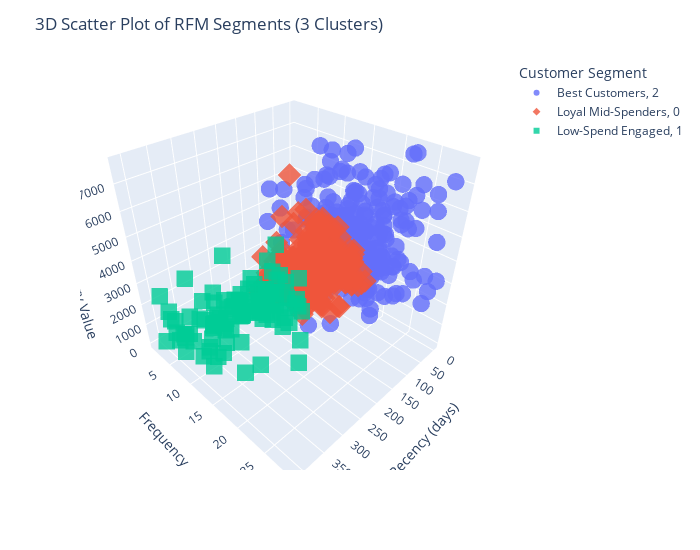

Here is the notebook cell this chart was saved with:
### Code cell
import plotly.express as px

# Make sure Segment column is mapped to your 3 clusters:
cluster_map = {
    2: 'Best Customers',
    0: 'Loyal Mid-Spenders',
    1: 'Low-Spend Engaged'
}
rfm_no_outliers['Segment'] = rfm_no_outliers['Cluster_Id'].map(cluster_map)

# 3D scatter plot with updated clusters and segment names
fig_3d = px.scatter_3d(
    rfm_no_outliers,
    x="recency",
    y="frequency",
    z="monetary",
    color="Segment",           # Use the updated segment names for colors
    symbol="Cluster_Id",       # Use cluster IDs for different marker shapes
    hover_data=["CustomerID", "recency", "frequency", "monetary"],
    width=700,
    height=550,
    opacity=0.8
)

fig_3d.update_traces(marker=dict(size=6))

fig_3d.update_layout(
    title="3D Scatter Plot of RFM Segments (3 Clusters)",
    legend_title="Customer Segment",
    scene=dict(
        xaxis_title="Recency (days)",
        yaxis_title="Frequency",
        zaxis_title="Monetary Value"
    )
)

fig_3d.show()

### Figure 1 — Plotly figure (JSON) as saved in the notebook; plotly's stock layout.template omitted (floating-point values rounded to 4 significant figures; data arrays with more than 128 entries replaced by an {"elided": "..."} marker saying what was removed)
{"data": [{"customdata": {"elided": "245x1 str values"}, "hovertemplate": "Segment=Best Customers<br>Cluster_Id=2<br>recency=%{x}<br>frequency=%{y}<br>monetary=%{z}<br>CustomerID=%{customdata[0]}<extra></extra>", "legendgroup": "Best Customers, 2", "marker": {"color": "#636efa", "opacity": 0.8, "size": 6, "symbol": "circle"}, "mode": "markers", "name": "Best Customers, 2", "scene": "scene", "showlegend": true, "type": "scatter3d", "x": {"elided": "245 int values"}, "y": {"elided": "245 int values"}, "z": {"elided": "245 float values"}}, {"customdata": {"elided": "319x1 str values"}, "hovertemplate": "Segment=Loyal Mid-Spenders<br>Cluster_Id=0<br>recency=%{x}<br>frequency=%{y}<br>monetary=%{z}<br>CustomerID=%{customdata[0]}<extra></extra>", "legendgroup": "Loyal Mid-Spenders, 0", "marker": {"color": "#EF553B", "opacity": 0.8, "size": 6, "symbol": "diamond"}, "mode": "markers", "name": "Loyal Mid-Spenders, 0", "scene": "scene", "showlegend": true, "type": "scatter3d", "x": {"elided": "319 int values"}, "y": {"elided": "319 int values"}, "z": {"elided": "319 float values"}}, {"customdata": [["AA-10480"], ["AC-10420"], ["AC-10660"], ["AG-10270"], ["AH-10465"], ["AS-10240"], ["BD-11560"], ["BD-11770"], ["BE-11455"], ["BM-11785"], ["BS-11800"], ["BT-11305"], ["BT-11395"], ["BV-11245"], ["BW-11065"], ["BW-11200"], ["CA-12055"], ["CD-12790"], ["CG-12520"], ["CJ-11875"], ["CM-12235"], ["CS-12175"], ["CV-12295"], ["DA-13450"], ["DB-12970"], ["DB-13360"], ["DB-13405"], ["DN-13690"], ["DP-13390"], ["DW-13585"], ["EH-13945"], ["EH-13990"], ["EJ-13720"], ["EN-13780"], ["FC-14335"], ["FH-14350"], ["FW-14395"], ["GH-14485"], ["HM-14980"], ["IM-15055"], ["IM-15070"], ["JC-15385"], ["JD-16060"], ["JE-15475"], ["JF-15295"], ["JG-15805"], ["JH-15820"], ["JH-16180"], ["JK-15325"], ["JO-15550"], ["KB-16315"], ["KC-16255"], ["KD-16615"], ["KS-16300"], ["KT-16465"], ["LH-17020"], ["LH-17155"], ["LL-16840"], ["LM-17065"], ["LS-16945"], ["LW-17125"], ["MA-17995"], ["MC-17425"], ["MC-17635"], ["MC-18130"], ["MG-18205"], ["MH-17440"], ["MK-18160"], ["MO-17950"], ["MT-18070"], ["MZ-17515"], ["NC-18340"], ["NC-18625"], ["ND-18460"], ["NH-18610"], ["NM-18520"], ["NP-18685"], ["NR-18550"], ["ON-18715"], ["PF-19165"], ["PM-18940"], ["RC-19825"], ["RE-19450"], ["RF-19345"], ["RM-19375"], ["RM-19750"], ["SB-20170"], ["SG-20470"], ["SG-20890"], ["SJ-20500"], ["SP-20545"], ["SP-20650"], ["TB-21250"], ["TB-21595"], ["TG-21310"], ["TH-21100"], ["TP-21565"], ["TR-21325"], ["TS-21085"], ["TS-21340"], ["TS-21655"], ["TT-21220"], ["TT-21265"], ["VG-21805"], ["VS-21820"], ["ZD-21925"]], "hovertemplate": "Segment=Low-Spend Engaged<br>Cluster_Id=1<br>recency=%{x}<br>frequency=%{y}<br>monetary=%{z}<br>CustomerID=%{customdata[0]}<extra></extra>", "legendgroup": "Low-Spend Engaged, 1", "marker": {"color": "#00cc96", "opacity": 0.8, "size": 6, "symbol": "square"}, "mode": "markers", "name": "Low-Spend Engaged, 1", "scene": "scene", "showlegend": true, "type": "scatter3d", "x": [259, 232, 282, 278, 230, 192, 278, 327, 254, 218, 265, 336, 302, 334, 212, 203, 401, 399, 338, 365, 385, 232, 254, 352, 241, 264, 187, 217, 358, 242, 217, 405, 302, 287, 184, 212, 362, 387, 247, 409, 390, 175, 300, 193, 225, 223, 174, 404, 287, 215, 296, 407, 289, 295, 391, 239, 385, 249, 391, 178, 205, 186, 399, 189, 369, 264, 376, 240, 180, 203, 282, 224, 204, 183, 189, 244, 406, 210, 410, 196, 386, 369, 302, 390, 345, 299, 201, 183, 226, 253, 327, 386, 349, 285, 337, 344, 350, 193, 357, 226, 238, 183, 406, 286, 221, 202], "y": [12, 5, 6, 14, 8, 13, 4, 10, 13, 14, 8, 9, 10, 14, 3, 10, 10, 15, 5, 1, 8, 8, 13, 8, 14, 6, 14, 11, 14, 10, 17, 8, 8, 9, 10, 14, 3, 3, 7, 4, 21, 4, 6, 13, 14, 9, 8, 5, 4, 11, 22, 10, 13, 4, 14, 6, 19, 12, 7, 14, 5, 12, 10, 8, 11, 2, 9, 11, 4, 11, 10, 17, 9, 8, 11, 15, 7, 13, 15, 10, 4, 10, 9, 16, 9, 2, 7, 14, 5, 7, 10, 15, 19, 7, 9, 7, 10, 7, 2, 12, 14, 15, 3, 6, 8, 9], "z": [1791.0, 925.8, 657.3, 2583.0, 2495.0, 584.6, 320.5, 658.5, 1728.0, 1339.0, 949.4, 2568.0, 2187.0, 1523.0, 385.5, 1738.0, 1680.0, 1861.0, 1149.0, 16.52, 2306.0, 844.5, 2831.0, 156.8, 2839.0, 1081.0, 1712.0, 2140.0, 5481.0, 1205.0, 684.2, 825.9, 2162.0, 2199.0, 3889.0, 2271.0, 79.75, 1361.0, 736.3, 2873.0, 4930.0, 1058.0, 695.4, 1389.0, 955.1, 1507.0, 528.9, 2256.0, 383.8, 1091.0, 1569.0, 2121.0, 2244.0, 88.47, 3057.0, 318.2, 1740.0, 2741.0, 1347.0, 2845.0, 1259.0, 2453.0, 4432.0, 795.2, 1582.0, 16.74, 400.0, 1032.0, 154.3, 1319.0, 2565.0, 2461.0, 1822.0, 2893.0, 2673.0, 2162.0, 1229.0, 2367.0, 1568.0, 2770, 1405.0, 966.4, 876.7, 3309.0, 1453.0, 98.35, 1348.0, 1885.0, 47.95, 1319.0, 1306.0, 1872.0, 1602.0, 1388.0, 3058.0, 2423.0, 1937.0, 675.9, 4.833, 974.8, 3368.0, 1427.0, 439.5, 427.4, 1056.0, 1494.0]}], "layout": {"height": 550, "legend": {"title": {"text": "Customer Segment"}, "tracegroupgap": 0}, "margin": {"t": 60}, "scene": {"domain": {"x": [0, 1], "y": [0, 1]}, "xaxis": {"title": {"text": "Recency (days)"}}, "yaxis": {"title": {"text": "Frequency"}}, "zaxis": {"title": {"text": "Monetary Value"}}}, "title": {"text": "3D Scatter Plot of RFM Segments (3 Clusters)"}, "width": 700}}
